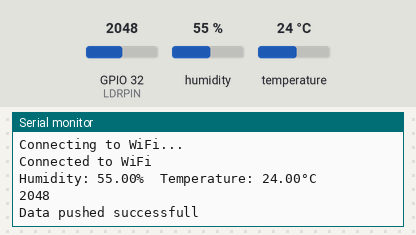
Recording of a sketch running on a simulated ESP32. Shown: the last lines printed to the serial monitor. The inputs (shaded band) are chosen by the test bench; at power-on: humidity 55 %, GPIO 32 (LDRPIN) = 2048, temperature 24 °C. WiFi joins after 1.5 s; servers stay silent unless stated.

Above: at 3.2 s.
3.3 s: humidity set to 22 %
11.0 s: GPIO 32 (LDRPIN) set to 2866
At 12.54 s:
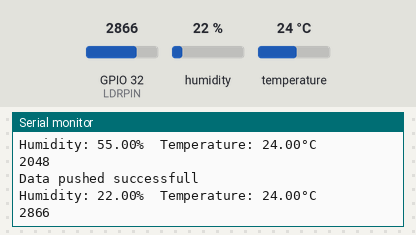
18.7 s: temperature set to 12 °C
At 24.3 s:
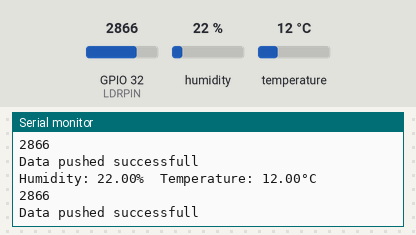
26.4 s: GPIO 32 (LDRPIN) set to 3603
At 33.9 s:
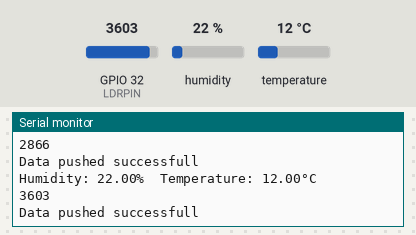
34.1 s: humidity set to 40 %
Timing chart, 0 to 37.1 s (numbered marks = the images above; inputs shaded):
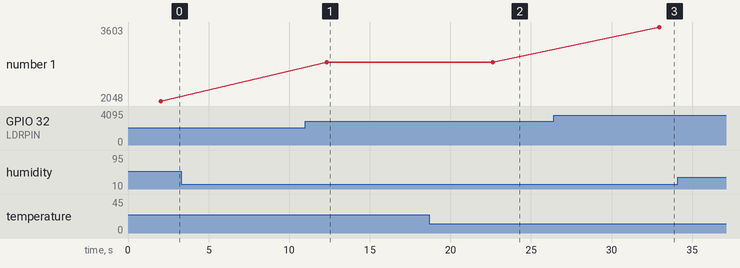

Measured:
- after the input at 11.0 s, the serial monitor: prints a new line after 1.3 s (image 1)
- after the input at 18.7 s, the serial monitor: prints a new line after 3.9 s (image 2)
- after the input at 26.4 s, the serial monitor: prints a new line after 6.5 s (image 3)
- plotted number 1: 2048 → 2866 after the input at 11.0 s, 2866 → 3603 after the input at 26.4 s

The sketch:

project.ino
```cpp
#include "DHT.h"
#include <WiFi.h>
#include "ThingSpeak.h"
#define DHTPIN 0
#define LDRPIN 32
#define DHTTYPE DHT22

const int channelNumber = 2559929 ;
const char* writeKey = "GFHNICEOUA6OY0ZI";

WiFiClient client;
DHT dht(DHTPIN,DHTTYPE);


void setup() {
  Serial.begin(9600);
  pinMode(LDRPIN, INPUT);
  dht.begin();
  WiFi.begin("Wokwi-GUEST", "");

  while (WiFi.status() != WL_CONNECTED) {
    delay(1000);
    Serial.println("Connecting to WiFi...");
  }
  Serial.println("Connected to WiFi");
  WiFi.mode(WIFI_STA);
  ThingSpeak.begin(client);
}

void loop() {
  // Зчитування та відправка показників датчиків до ThingSpeak
  int l = analogRead(LDRPIN);
  float h = dht.readHumidity();
  float t = dht.readTemperature();
  ThingSpeak.setField(1,t);
  ThingSpeak.setField(2,h);
  ThingSpeak.setField(3,l);

  if (isnan(h) || isnan(t)) {
    Serial.println(F("Failed to read from DHT sensor!"));
    return;
  }

  Serial.print(F("Humidity: "));
  Serial.print(h);
  Serial.print(F("%  Temperature: "));
  Serial.print(t);
  Serial.println(F("°C "));
  Serial.println(l);

  int x = ThingSpeak.writeFields(channelNumber,writeKey);
  if(x == 200){
    Serial.println("Data pushed successfull");
  }else{
    Serial.println("Push error" + String(x));
  }

  delay(10000);
}
```
